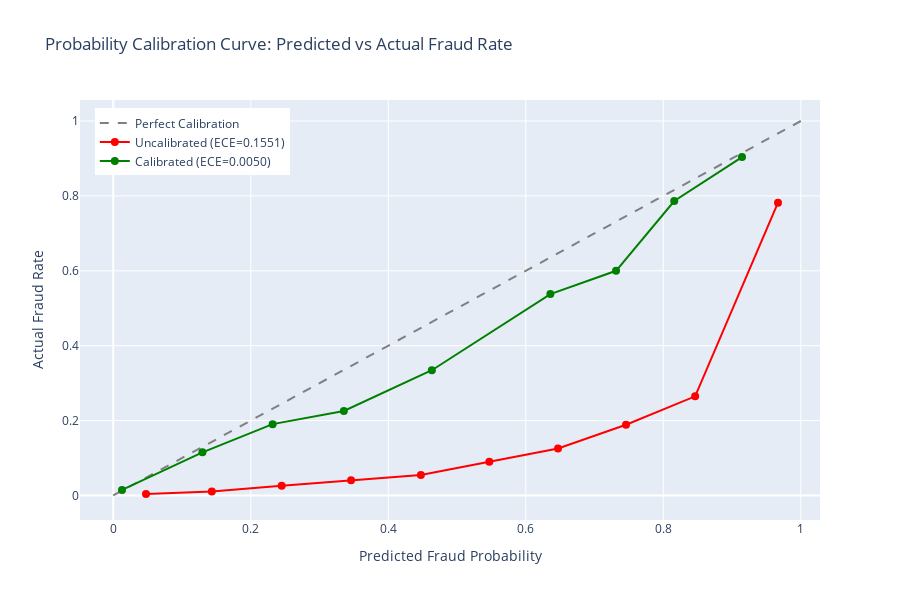

This figure's notebook cell:
### Markdown cell above
## Probability Calibration

We calibrate predicted fraud probabilities to align with actual fraud rates, enabling reliable threshold selection for production deployment. Uncalibrated models may output scores that rank transactions correctly (high ROC-AUC) but don't represent true probabilities. For example, if the model predicts "60% fraud," the actual fraud rate in that score range should be approximately 60%.

We apply isotonic regression calibration on the validation set. This non-parametric approach fits a monotonic step function to map raw model scores to calibrated probabilities, making it well-suited for tree-based models like LightGBM. Calibration preserves ranking (ROC-AUC unchanged) while improving probability reliability for cost-sensitive threshold optimization.

For fraud detection in payment systems, well-calibrated probabilities are critical for setting operational thresholds, estimating review costs, and communicating risk scores to stakeholders. We validate calibration quality using Expected Calibration Error (ECE < 0.10 target) and calibration curves showing predicted vs actual fraud rates across probability bins.

### Code cell
from sklearn.isotonic import IsotonicRegression
from sklearn.metrics import brier_score_loss
import plotly.graph_objects as go
from datetime import datetime
from sklearn.metrics import roc_auc_score
import pickle


# Train isotonic regression calibrator on validation set
val_probs_uncalibrated = baseline_model.predict(X_val)
calibrator = IsotonicRegression(out_of_bounds='clip')
calibrator.fit(val_probs_uncalibrated, y_val)

# Apply calibration to test set
test_probs_uncalibrated = baseline_model.predict(X_test)
test_probs_calibrated = calibrator.predict(test_probs_uncalibrated)

# Calculate Expected Calibration Error (ECE)
def calculate_ece(y_true, y_pred_proba, n_bins=10):
    """Calculate Expected Calibration Error."""
    bins = np.linspace(0, 1, n_bins + 1)
    bin_indices = np.digitize(y_pred_proba, bins[:-1], right=True)
    
    ece = 0.0
    bin_data = []
    
    for i in range(1, n_bins + 1):
        mask = bin_indices == i
        if mask.sum() > 0:
            bin_accuracy = y_true[mask].mean()
            bin_confidence = y_pred_proba[mask].mean()
            bin_weight = mask.sum() / len(y_true)
            ece += bin_weight * abs(bin_accuracy - bin_confidence)
            
            bin_data.append({
                'bin': i,
                'bin_range': f'[{bins[i-1]:.2f}, {bins[i]:.2f})',
                'count': mask.sum(),
                'avg_predicted': bin_confidence,
                'actual_fraud_rate': bin_accuracy,
                'calibration_error': abs(bin_accuracy - bin_confidence)
            })
    
    return ece, bin_data

ece_uncalibrated, bins_uncalibrated = calculate_ece(y_test, test_probs_uncalibrated)
ece_calibrated, bins_calibrated = calculate_ece(y_test, test_probs_calibrated)

# Calculate Brier Score (lower is better)
brier_uncalibrated = brier_score_loss(y_test, test_probs_uncalibrated)
brier_calibrated = brier_score_loss(y_test, test_probs_calibrated)

# Verify ROC-AUC preserved (calibration should not change ranking)
roc_auc_uncalibrated = roc_auc_score(y_test, test_probs_uncalibrated)
roc_auc_calibrated = roc_auc_score(y_test, test_probs_calibrated)

# Display calibration metrics
print("Calibration Quality Metrics\n")
print(f"Expected Calibration Error (ECE):")
print(f" - Uncalibrated: {ece_uncalibrated:.4f}")
print(f" - Calibrated:   {ece_calibrated:.4f}")
print(f" - Improvement:  {(ece_uncalibrated - ece_calibrated):.4f} ({(ece_uncalibrated - ece_calibrated)/ece_uncalibrated*100:.1f}%)")
print(f" - Target:       < 0.10 {'✓' if ece_calibrated < 0.10 else '✗'}")
print(f"\nBrier Score (lower is better):")
print(f" - Uncalibrated: {brier_uncalibrated:.4f}")
print(f" - Calibrated:   {brier_calibrated:.4f}")
print(f" - Improvement:  {(brier_uncalibrated - brier_calibrated):.4f} ({(brier_uncalibrated - brier_calibrated)/brier_uncalibrated*100:.1f}%)")

print(f"\nROC-AUC (calibration should preserve ranking):")
print(f" - Uncalibrated: {roc_auc_uncalibrated:.4f}")
print(f" - Calibrated:   {roc_auc_calibrated:.4f}")
print(f" - Difference:   {abs(roc_auc_calibrated - roc_auc_uncalibrated):.6f}")
print(f" - Preserved:    {'✓' if abs(roc_auc_calibrated - roc_auc_uncalibrated) < 0.001 else '✗'}")

print("\nCalibration Curve Data (Calibrated Model)\n")
calibration_df = pd.DataFrame(bins_calibrated)
print(calibration_df.to_string(index=False))

# Create calibration curves
fig = go.Figure()

# Perfect calibration line
fig.add_trace(go.Scatter(
    x=[0, 1], y=[0, 1],
    mode='lines',
    line=dict(color='gray', dash='dash', width=2),
    name='Perfect Calibration',
    showlegend=True
))

# Uncalibrated model
uncalibrated_df = pd.DataFrame(bins_uncalibrated)
fig.add_trace(go.Scatter(
    x=uncalibrated_df['avg_predicted'],
    y=uncalibrated_df['actual_fraud_rate'],
    mode='lines+markers',
    line=dict(color='red', width=2),
    marker=dict(size=8),
    name=f'Uncalibrated (ECE={ece_uncalibrated:.4f})',
    hovertemplate='<b>Uncalibrated</b><br>Predicted: %{x:.3f}<br>Actual: %{y:.3f}<extra></extra>'
))

# Calibrated model
fig.add_trace(go.Scatter(
    x=calibration_df['avg_predicted'],
    y=calibration_df['actual_fraud_rate'],
    mode='lines+markers',
    line=dict(color='green', width=2),
    marker=dict(size=8),
    name=f'Calibrated (ECE={ece_calibrated:.4f})',
    hovertemplate='<b>Calibrated</b><br>Predicted: %{x:.3f}<br>Actual: %{y:.3f}<extra></extra>'
))

fig.update_layout(
    title='Probability Calibration Curve: Predicted vs Actual Fraud Rate',
    xaxis_title='Predicted Fraud Probability',
    yaxis_title='Actual Fraud Rate',
    width=900,
    height=600,
    hovermode='closest',
    legend=dict(x=0.02, y=0.98)
)

fig.show()

# Save calibration artifacts
calibration_metadata = {
    'calibration_id': f"calibration_{datetime.now().strftime('%Y%m%d_%H%M%S')}",
    'timestamp': datetime.now().isoformat(),
    'model_version': 'fraud_baseline_v1',
    'calibration_method': 'isotonic_regression',
    'calibration_set': 'validation',
    'test_set_metrics': {
        'ece_uncalibrated': float(ece_uncalibrated),
        'ece_calibrated': float(ece_calibrated),
        'ece_improvement': float(ece_uncalibrated - ece_calibrated),
        'ece_improvement_pct': float((ece_uncalibrated - ece_calibrated) / ece_uncalibrated * 100),
        'ece_target_met': bool(ece_calibrated < 0.10),
        'brier_uncalibrated': float(brier_uncalibrated),
        'brier_calibrated': float(brier_calibrated),
        'brier_improvement': float(brier_uncalibrated - brier_calibrated),
        'brier_improvement_pct': float((brier_uncalibrated - brier_calibrated) / brier_uncalibrated * 100),
        'roc_auc_uncalibrated': float(roc_auc_uncalibrated),
        'roc_auc_calibrated': float(roc_auc_calibrated),
        'roc_auc_difference': float(abs(roc_auc_calibrated - roc_auc_uncalibrated)),
        'roc_auc_preserved': bool(abs(roc_auc_calibrated - roc_auc_uncalibrated) < 0.001)
    },
    'calibration_curve': [
        {k: float(v) if isinstance(v, (np.floating, float)) else int(v) if isinstance(v, (np.integer, int)) else v 
         for k, v in bin_dict.items()}
        for bin_dict in bins_calibrated
    ]
}

calibration_path = MODELS_DIR / 'fraud_baseline_v1_calibration.json'
with open(calibration_path, 'w') as f:
    json.dump(calibration_metadata, f, indent=2)

print(f"\nCalibration metadata saved to: {calibration_path.name}")

# Save calibrator for production use
calibrator_path = MODELS_DIR / 'fraud_baseline_v1_calibrator.pkl'
with open(calibrator_path, 'wb') as f:
    pickle.dump(calibrator, f)

print(f"Calibrator artifact saved to: {calibrator_path.name}")

### Figure 1 — Plotly figure (JSON) as saved in the notebook; plotly's stock layout.template omitted (floating-point values rounded to 4 significant figures)
{"data": [{"line": {"color": "gray", "dash": "dash", "width": 2}, "mode": "lines", "name": "Perfect Calibration", "showlegend": true, "type": "scatter", "x": [0, 1], "y": [0, 1]}, {"hovertemplate": "<b>Uncalibrated</b><br>Predicted: %{x:.3f}<br>Actual: %{y:.3f}<extra></extra>", "line": {"color": "red", "width": 2}, "marker": {"size": 8}, "mode": "lines+markers", "name": "Uncalibrated (ECE=0.1551)", "type": "scatter", "x": [0.04761, 0.1433, 0.2449, 0.3459, 0.4474, 0.547, 0.6469, 0.7458, 0.8463, 0.9669], "y": [0.003946, 0.01081, 0.02593, 0.04046, 0.05499, 0.08986, 0.1257, 0.1888, 0.2648, 0.7819]}, {"hovertemplate": "<b>Calibrated</b><br>Predicted: %{x:.3f}<br>Actual: %{y:.3f}<extra></extra>", "line": {"color": "green", "width": 2}, "marker": {"size": 8}, "mode": "lines+markers", "name": "Calibrated (ECE=0.0050)", "type": "scatter", "x": [0.01271, 0.1297, 0.2318, 0.3354, 0.4634, 0.6358, 0.7313, 0.8159, 0.9145], "y": [0.01485, 0.1153, 0.1905, 0.2258, 0.3345, 0.5377, 0.6, 0.7863, 0.9037]}], "layout": {"height": 600, "hovermode": "closest", "legend": {"x": 0.02, "y": 0.98}, "title": {"text": "Probability Calibration Curve: Predicted vs Actual Fraud Rate"}, "width": 900, "xaxis": {"title": {"text": "Predicted Fraud Probability"}}, "yaxis": {"title": {"text": "Actual Fraud Rate"}}}}
